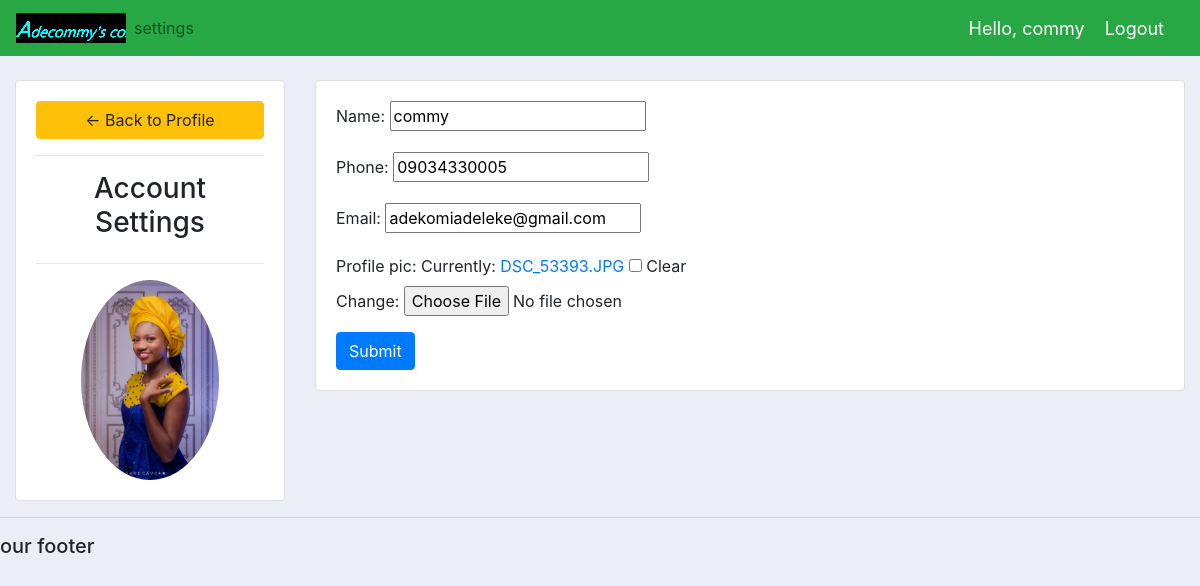
/account/ (signed in), run on the app's committed database.
### accounts/models.py (models this page shows, shortened)
class Customer(models.Model):
    user = models.OneToOneField(User, null=True, blank=True, on_delete=models.CASCADE)
    name = models.CharField(max_length=200, null=True)
    phone = models.CharField(max_length=200, null=True)
    email = models.CharField(max_length=200, null=True)
    profile_pic = models.ImageField(default='BLOG.JPG', null=True, blank=True)
    date_created = models.DateTimeField(auto_now_add=True, null=True)

### accounts/decorators.py (the view)
        def wrapper_func(request, *args, **kwargs):
            group = None
            if request.user.groups.exists():
                group = request.user.groups.all()[0].name
            if group in allowed_roles:
                return view_func(request, *args, **kwargs)
            else:
                return HttpResponse('You are not authorized to view this page')

### accounts/forms.py
class CustomerForm(ModelForm):
    class Meta:
        model = Customer
        fields = '__all__'
        exclude = ['user']

### accounts/views.py (called while the page is built)
@login_required(login_url='login')
@allowed_users(allowed_roles=['customer'])
def accountSettings(request):
    customer = request.user.customer
    form = CustomerForm(instance=customer)
    if request.method == 'POST':
       form = CustomerForm(request.POST, request.FILES, instance=customer)
       if form.is_valid():
          form.save()
    context = {'form':form}
    return render(request, 'accounts/account_settings.html', context)

### accounts/templates/accounts/account_settings.html (shortened to what this page needs)
{%  extends 'accounts/main.html' %}
{% load static %}
{% block content %}
<br>
<div class="row">
	<div class="col-md-3">
		<div class="card card-body">
			<a class="btn btn-warning" href="{% url 'home' %}"> &#8592; Back to Profile</a>
			<hr>
			<h3 style="text-align: center">Account Settings</h3>
			<hr>
			<img class="profile-pic" src="{{request.user.customer.profile_pic.url}}">
		</div>
	</div>
	<div class="col-md-9">
		<div class="card card-body">
			<form method="POST" action="" enctype="multipart/form-data">
				{{form.as_p}}
			<input class="btn btn-primary" type="submit" name="Update Information">
			</form>
		</div>
	</div>
</div>
{% endblock %}

### accounts/templates/accounts/navbar.html (shortened to what this page needs)
{% load static %}
<nav class="navbar navbar-expand-lg navbar-light bg-success">
 <img src="{% static 'images/logo2.png' %}">
  <div class="collapse navbar-collapse" id="navbarNav">
    <ul class="navbar-nav">
      {% if request.user.is_staff %}
      <li class="nav-item">
        <a class="nav-link" href="{% url 'home' %} ">Dashboard</a>
      </li>
      <li class="nav-item">
        <a class="nav-link" href="{% url 'products' %}">Products</a>
      </li>
      {% else %}
        <li class="nav-item">
          <a class="nav-link" href="{% url 'account' %}">settings</a>
        </li>
        {% endif %}
    </ul>
  </div>
  <span class="hello-msg">Hello, {{request.user}}</span>
  <span ><a  class="hello-msg" href="{% url 'logout' %}">Logout</a></span>
</nav>

### static/css/main.css (style rules this page uses)
body { background-color: #ebeff5 ; }

### accounts/templates/accounts/navbar.html (style rules this page uses)
.hello-msg { font-size: 18px; color: #fff; margin-right: 20px; }

### accounts/templates/accounts/account_settings.html (style rules this page uses)
.profile-pic { max-width: 200px; max-height:200px; margin: 0 auto; border-radius: 50%; }

### data on the page
Customer: name "commy", phone "09034330005", email "adekomiadeleke@gmail.com"

### other printed values
{{ request.user }} "commy"
